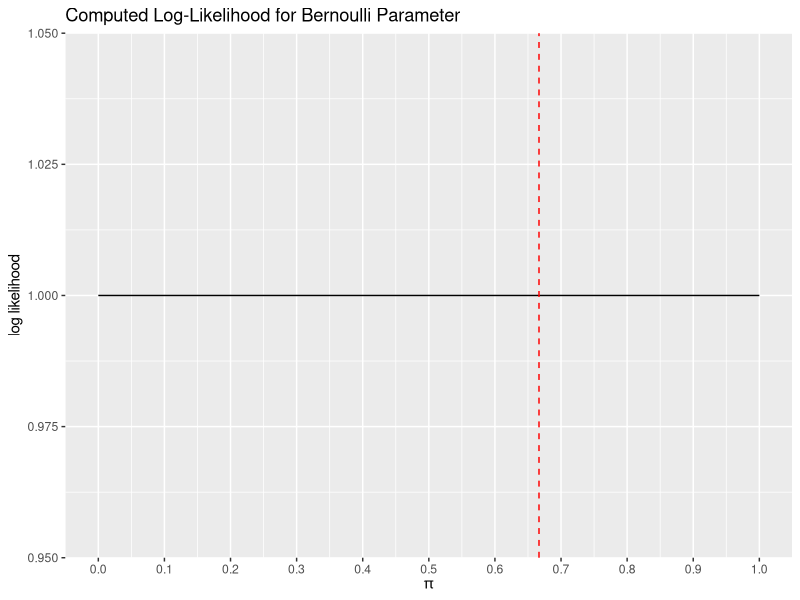

Source code (R):
## ---- chunk 1
# Insert the function to *tidy up* the code when they are printed out
library(knitr)

# Start with a clean R environment
rm(list = ls())

# Load libraries

## Load a set of packages inclusing: broom, cli, crayon, dbplyr , dplyr, dtplyr, forcats,
## googledrive, googlesheets4, ggplot2, haven, hms, httr, jsonlite, lubridate , magrittr, 
## modelr, pillar, purrr, readr, readxl, reprex, rlang, rstudioapi, rvest, stringr, tibble, 
## tidyr, xml2
library(tidyverse)

## ---- chunk 2
log.odds.to.prob <- function(x){
  return(0) # Replace with your code
}
## ---- chunk 3
loglikelihood <- function(pi) { 
  return(1) # Replace with your code
}
## ---- chunk 4
prob = seq(0, 1, by=.001)
d1 <- data.frame(probability = prob, log_likelihood = loglikelihood(prob))
ggplot(d1, aes(x = probability, y = log_likelihood)) +
geom_line() +
geom_vline(aes(xintercept = c(2/3)), color = "red", linetype = "dashed")+
scale_x_continuous(breaks = seq(0, 1, by = 0.1)) +
labs(title = "Computed Log-Likelihood for Bernoulli Parameter",
     x = quote(pi), 
     y = 'log likelihood'
     ) 
